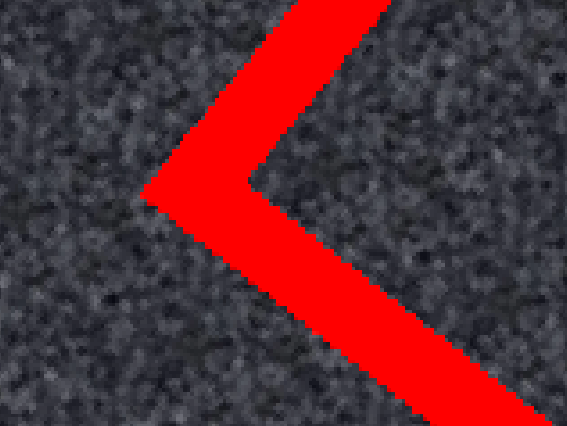
%> input picture Hough-Transform/img.png, 567 x 426 px
$ octave main.m   (GNU Octave 9; MATLAB toolbox functions it lacks are replaced by stand-ins)
%> lines starting %> are read from the running program, lines starting %| are printed output that depends on the picture; in (x1, y1, x2, y2) boxes, pixels count from 0 and x2, y2 are one past the last pixel; in counts of white or black regions, pixels touching at a corner belong together; the program's own positions count from 1
% 1. Maskeleme ve Temizlik
img = imread('img.png');
%> img is the input picture: size 426x567x3 uint8; mean R, G, B 92.9, 44.4, 51.1
redMask = img(:,:,1) > 130 & img(:,:,2) < 110 & img(:,:,3) < 110;
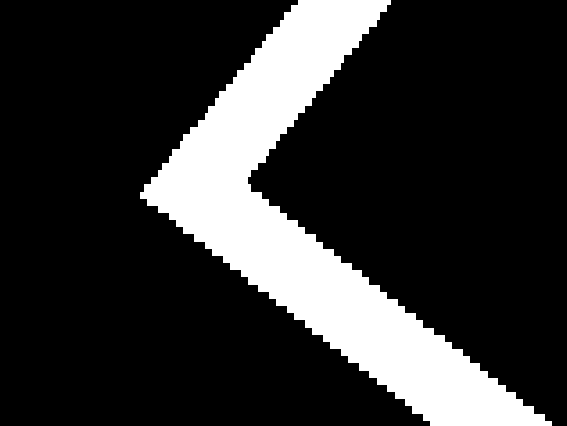
%> redMask: size 426x567 logical; 19.4% white; 1 white region, box (x1, y1, x2, y2) and area: (140, 0, 552, 426) 46814
redMask = imfill(redMask, 'holes'); % Varsa iç boşlukları doldur

% 2. İSKELETLEŞTİRME (Kritik Adım)
% Kalın çizgiyi merkez hattına indirger
skel = bwskel(redMask);
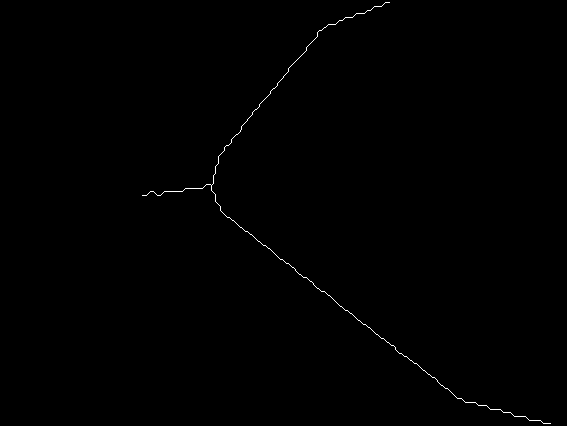
%> skel: size 426x567 logical; 0.27% white in thin lines or dots, all inside (x1, y1, x2, y2) = (142, 2, 551, 424)

% 3. Hough Transform (İskelet üzerinden)
[H, T, R] = hough(skel);
%> T = 180 values from -90 to 89; R = 1417 values from -708 to 708
% 'NHoodSize' parametresi ile birbirine çok yakın doğruların seçilmesini engelliyoruz
peaks = houghpeaks(H, 2, 'NHoodSize', [15 15]);
%> peaks = [678 39]
lines = houghlines(skel, T, R, peaks, 'FillGap', 80, 'MinLength', 30);
%> lines = 1 line; point1 to point2 (x, y): (191, 189) to (460, 399)

% 4. Açı Hesaplama ve Görselleştirme
imshow(img); hold on;
if length(lines) >= 2
    angles = [lines(1).theta, lines(2).theta];
    angleDiff = abs(angles(1) - angles(2));

    % V açısı için 180 dereceye tamamlama kontrolü
    if angleDiff > 90, angleDiff = 180 - angleDiff; end

    for k = 1:length(lines)
        xy = [lines(k).point1; lines(k).point2];
        plot(xy(:,1), xy(:,2), 'LineWidth', 3, 'Color', 'blue');
    end
    title(['Final Açı: ', num2str(angleDiff), ' derece']);
else
    title('Çizgiler düzgün ayrıştırılamadı.');
end
